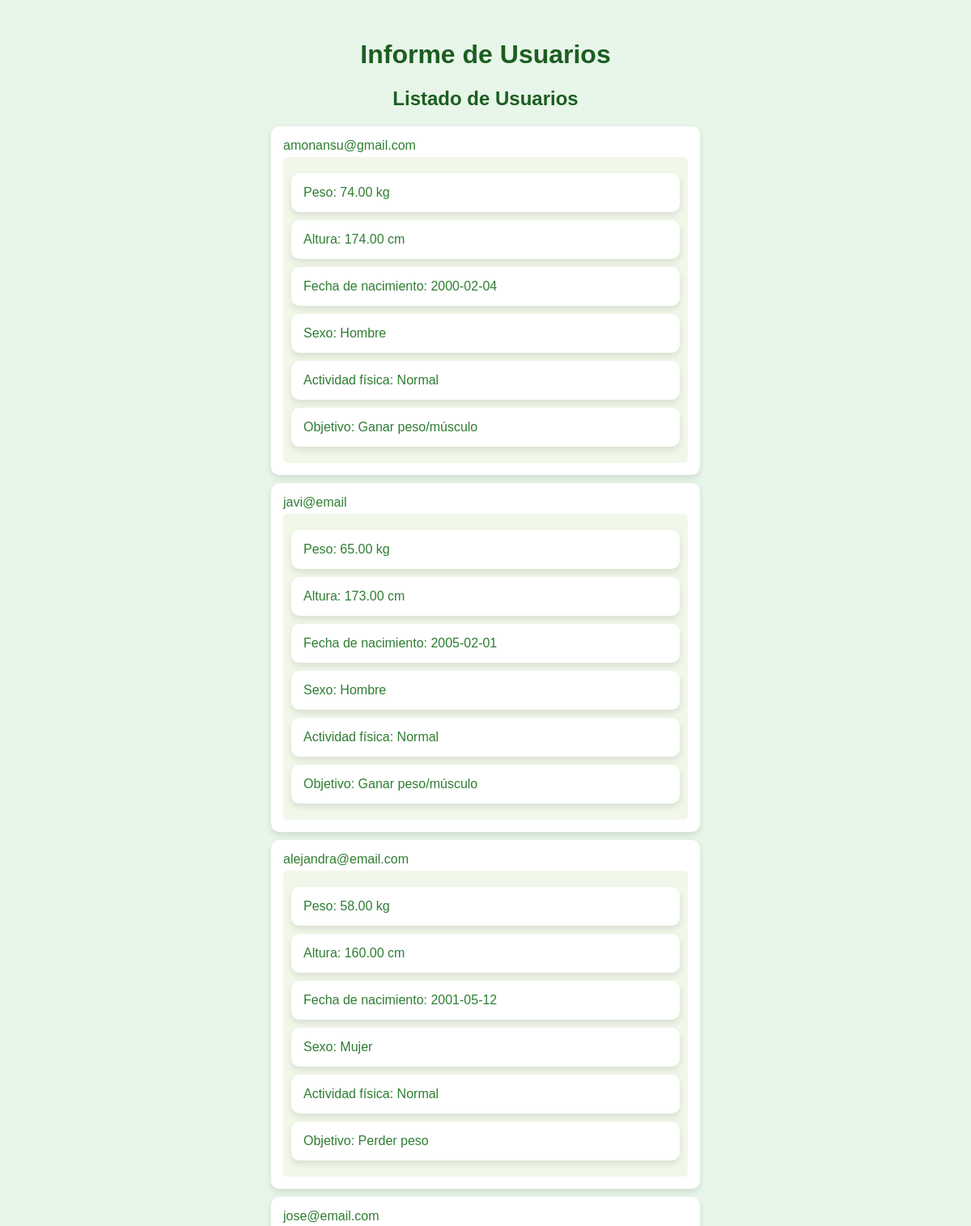
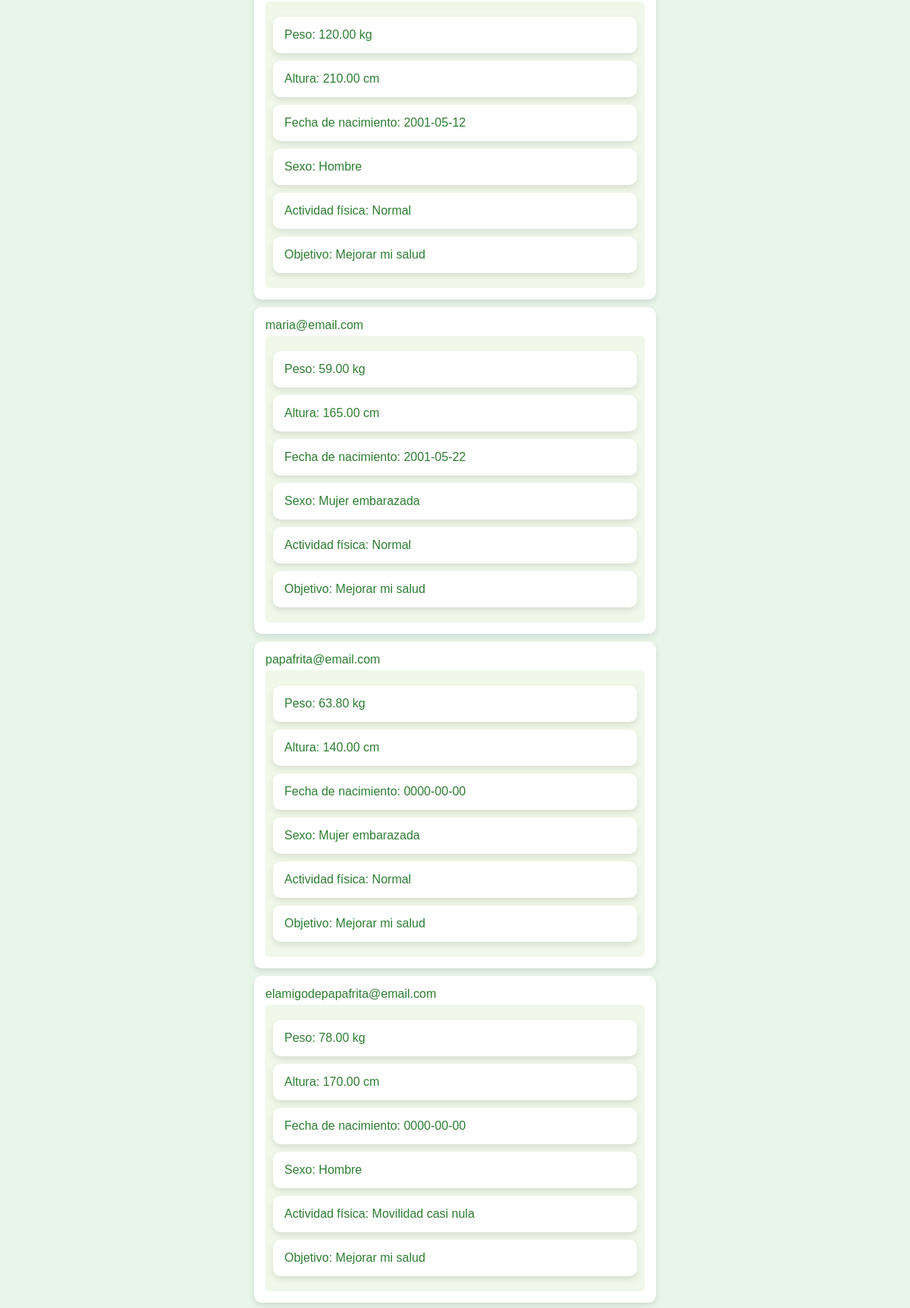
Page /Practica11_Antonio_Monzo/VISTA/resultados.php (upper part) on the committed database (2 pictures, top to bottom).
### tables this page shows
CREATE TABLE `usuarios` (
  `id` int(11) NOT NULL,
  `nombre` varchar(100) NOT NULL,
  `email` varchar(100) NOT NULL,
  `peso` decimal(5,2) NOT NULL,
  `altura` decimal(5,2) NOT NULL,
  `fecha_nacimiento` date NOT NULL,
  `sexo` enum('Hombre','Mujer','Mujer embarazada') NOT NULL,
  `actividad` varchar(50) NOT NULL,
  `objetivo` varchar(50) NOT NULL
);

### Practica11_Antonio_Monzo/VISTA/resultados.php (the view, shortened to what this page needs)
<?php
require_once '../CONTROLADOR/conexion.php';
require_once '../MODELO/informe.php';
$informe = new Informe($conexion);
$usuarios = $informe->obtenerUsuarios();
echo "<h1>Informe de Usuarios</h1>";
echo "<h2>Listado de Usuarios</h2><ul>";
foreach ($usuarios as $usuario) {
    echo "<li>{$usuario['email']}<ul>
            <li>Peso: {$usuario['peso']} kg</li>
            <li>Altura: {$usuario['altura']} cm</li>
            <li>Fecha de nacimiento: {$usuario['fecha_nacimiento']}</li>
            <li>Sexo: {$usuario['sexo']}</li>
            <li>Actividad física: {$usuario['actividad']}</li>
            <li>Objetivo: {$usuario['objetivo']}</li>
          </ul></li>";
}
echo "</ul>";
?>

### Practica11_Antonio_Monzo/MODELO/informe.php (shortened to what this page needs)
<?php
class Informe {
    private $conexion;
    public function __construct($conexion) {
        $this->conexion = $conexion;
    }
    public function obtenerUsuarios() {
        $sql = "SELECT * FROM usuarios";
        $resultado = mysqli_query($this->conexion, $sql);
        return mysqli_fetch_all($resultado, MYSQLI_ASSOC);
    }
}
?>
<!DOCTYPE html>
<html lang="en">
<head>
    <link rel="stylesheet" href="styles.css">
</head>
<body>
</body>
</html>

### Practica11_Antonio_Monzo/VISTA/styles.css (style rules this page uses)
body { font-family: Arial, sans-serif; background-color: #e8f5e9; color: #2e7d32; text-align: center; padding: 20px; }
h2 { color: #1b5e20; }
h1, h2 { color: #1b5e20; }
ul { list-style-type: none; padding: 0; }
li { background: #ffffff; margin: 10px auto; padding: 15px; border-radius: 10px; box-shadow: 0 4px 8px rgba(0, 0, 0, 0.1); max-width: 500px; text-align: left; }
li ul { background: #f1f8e9; padding: 10px; border-radius: 5px; margin-top: 5px; }

### rows in the picture
usuarios: email "amonansu@gmail.com", peso "74.00", altura "174.00", fecha_nacimiento "2000-02-04", sexo "Hombre", actividad "Normal", objetivo "Ganar peso/músculo"
usuarios: email "javi@email", peso "65.00", altura "173.00", fecha_nacimiento "2005-02-01", sexo "Hombre", actividad "Normal", objetivo "Ganar peso/músculo"
usuarios: email "alejandra@email.com", peso "58.00", altura "160.00", fecha_nacimiento "2001-05-12", sexo "Mujer", actividad "Normal", objetivo "Perder peso"
usuarios: email "jose@email.com", peso "120.00", altura "210.00", fecha_nacimiento "2001-05-12", sexo "Hombre", actividad "Normal", objetivo "Mejorar mi salud"
usuarios: email "maria@email.com", peso "59.00", altura "165.00", fecha_nacimiento "2001-05-22", sexo "Mujer embarazada", actividad "Normal", objetivo "Mejorar mi salud"
usuarios: email "papafrita@email.com", peso "63.80", altura "140.00", fecha_nacimiento "0000-00-00", sexo "Mujer embarazada", actividad "Normal", objetivo "Mejorar mi salud"
usuarios: email "elamigodepapafrita@email.com", peso "78.00", altura "170.00", fecha_nacimiento "0000-00-00", sexo "Hombre", actividad "Movilidad casi nula", objetivo "Mejorar mi salud"
